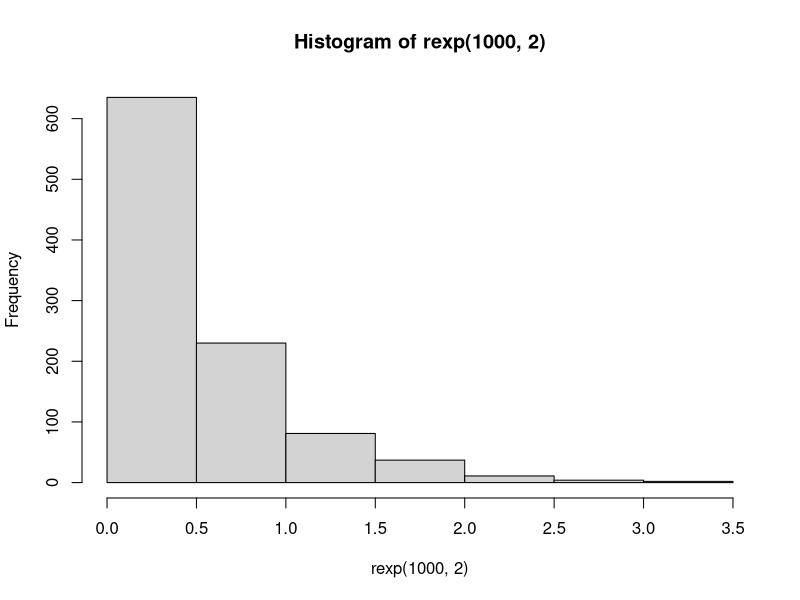

This chart was generated by the following R code:
## ---- chunk 1
hist(rexp(1000, 2))
